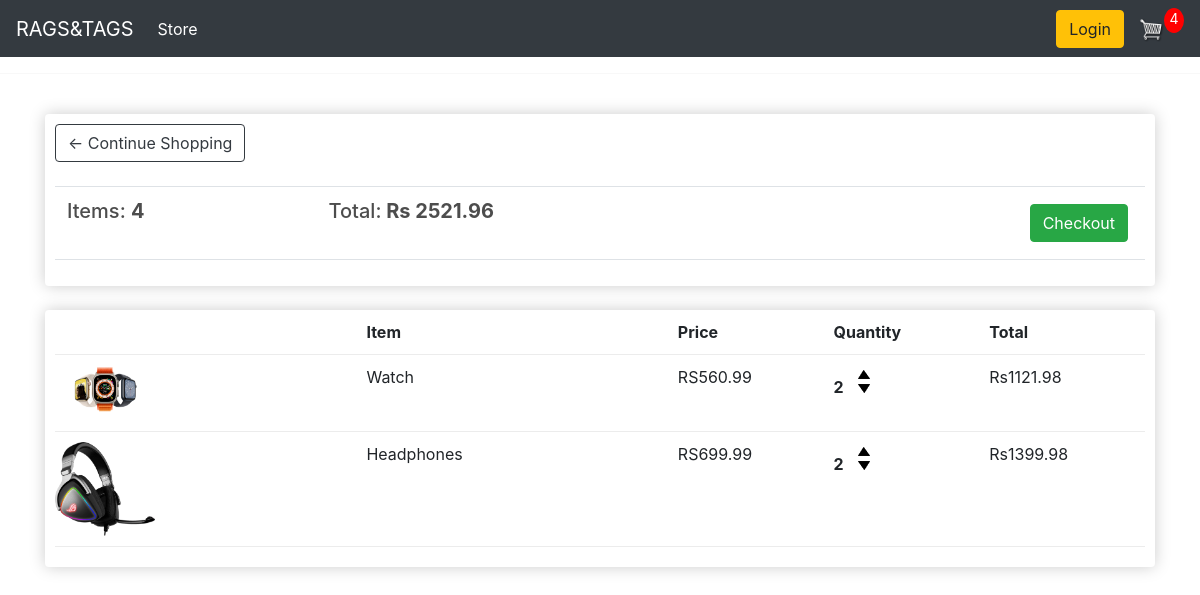
Before: /cart (signed in) with the older database file.
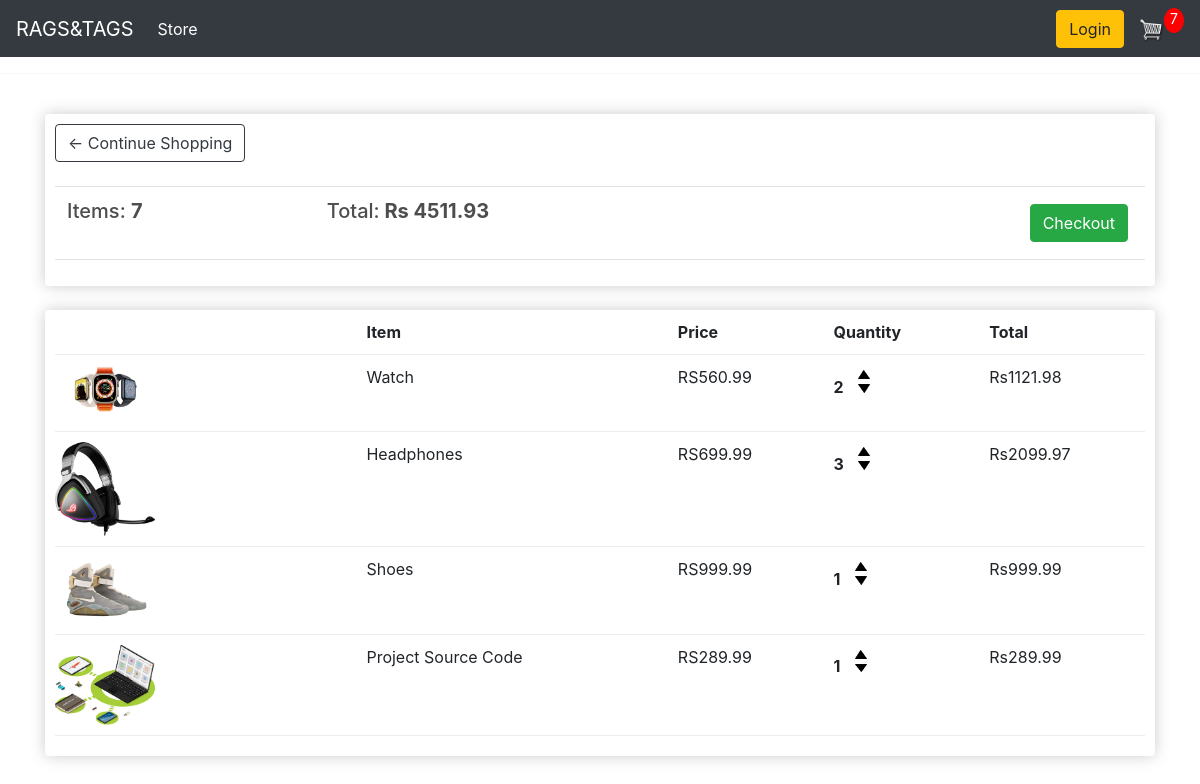
After: the same page with the newer database file.
### ecomapp/models.py (models this page shows, shortened)
class Order(models.Model):
    customer = models.ForeignKey(Customer, on_delete=models.SET_NULL, null=True, blank=True)
    date_ordered = models.DateTimeField(auto_now_add=True)
    complete = models.BooleanField(default=False)
    transaction_id = models.CharField(max_length=100, null=True)
    @property
    def get_cart_total(self):
        orderitems = self.orderitem_set.all()
        total = sum([item.get_total for item in orderitems])
        return total
    @property
    def get_cart_items(self):
        orderitems = self.orderitem_set.all()
        total = sum([item.quantity for item in orderitems])
        return total

class OrderItem(models.Model):
    product = models.ForeignKey(Product, on_delete=models.SET_NULL, null=True)
    order = models.ForeignKey(Order, on_delete=models.SET_NULL, null=True )
    quantity = models.IntegerField(default=0, null=True, blank=True)
    date_added = models.DateTimeField(auto_now_add=True)
    @property
    def get_total(self):
        total = self.product.price * self.quantity
        return total

class Product(models.Model):
    name = models.CharField(max_length=200)
    price = models.FloatField()
    digital = models.BooleanField(default=False, null=True, blank=True)
    image = models.ImageField(null=True, blank=True)
    @property
    def imageURL(self):
        try:
            url = self.image.url
        except:
            url = ''
        return url

### ecomapp/views.py (the view)
# urls.py: path('cart',views.cart,name="cart"),
def cart(request):
    if request.user.is_authenticated:
        customer = request.user.customer
        order, created = Order.objects.get_or_create(customer=customer, complete=False)
        items = order.orderitem_set.all()
        cartItems = order.get_cart_items
    else:
        items = []
        order = {'get_cart_total':0, 'get_cart_items':0}
        cartItems = order['get_cart_items']
    context = {'items':items, 'order':order,'cartItems':cartItems}
    return render(request,'cart.html',context)

### templates/cart.html
{% extends 'main.html' %}
{% load static %}
{% block content %}
<div class="row">
  <div class="col-lg-12">
    <div class="box-element">
            <a  class="btn btn-outline-dark" href="{% url 'store' %}">&#x2190; Continue Shopping</a>
            <br>
            <br>
            <table class="table">
                <tr>
                    <th><h5>Items: <strong>{{order.get_cart_items}}</strong></h5></th>
                    <th><h5>Total:<strong> Rs {{order.get_cart_total|floatformat:2}}</strong></h5></th>
                    <th>
                        <a  style="float:right; margin:5px;" class="btn btn-success" href="{% url 'checkout' %}">Checkout</a>
                    </th>
                </tr>
            </table>
        </div>
    <br>
    <div class="box-element">
            <div class="cart-row">
                <div style="flex:2"></div>
                <div style="flex:2"><strong>Item</strong></div>
                <div style="flex:1"><strong>Price</strong></div>
                <div style="flex:1"><strong>Quantity</strong></div>
                <div style="flex:1"><strong>Total</strong></div>
            </div>
            {% for item in items %}
            <div class="cart-row">
                <div style="flex:2"><img class="row-image" src="{{item.product.imageURL}}"></div>
                <div style="flex:2"><p>{{item.product.name}}</p></div>
                <div style="flex:1"><p>RS{{item.product.price|floatformat:2}}</p></div>
                <div style="flex:1">
                    <p class="quantity">{{item.quantity}}</p>
                    <div class="quantity">
                        <img class="chg-quantity" src="{% static  'image/arrow-up.png' %}">
                        <img class="chg-quantity" src="{% static  'image/arrow-down.png' %}">
                    </div>
                </div>
                <div style="flex:1"><p>Rs{{item.get_total|floatformat:2}}</p></div>
            </div>
            {% endfor %}
  </div>
</div>
{% endblock content %}

### templates/main.html (shortened to what this page needs)
<!DOCTYPE html>
{% load static %}
<html>
    <head>
        <link rel="stylesheet" type="text/css" href="{% static 'css/main1.css' %}">
        <link href="https://cdn.jsdelivr.net/npm/bootstrap@5.2.3/dist/css/bootstrap.min.css" rel="stylesheet">
        <link rel="stylesheet" href="https://stackpath.bootstrapcdn.com/bootstrap/4.4.1/css/bootstrap.min.css">
     </head>
     <body>
        <nav class="navbar navbar-expand-lg navbar-dark bg-dark">
            <a class="navbar-brand" href="{% url 'store' %}">RAGS&TAGS</a>
            <div class="collapse navbar-collapse" id="navbarSupportedContent">
              <ul class="navbar-nav mr-auto">
                <li class="nav-item active">
                  <a class="nav-link" href="{% url 'store' %}">Store <span class="sr-only">(current)</span></a>
                </li>
              </ul>
              <div class="form-inline my-2 my-lg-0">
                   <a href="#"class="btn btn-warning">Login</a>
                   <a href="{% url 'cart' %}">
                      <img  id="cart-icon" src="{% static 'image/cart2.png' %}">
                  </a>
                  <p id="cart-total">{{cartItems}}</p>
              </div>
            </div>
          </nav>
        <hr>
         <div class="container">
                <br>
                {% block content %}
                 {% endblock content %}
         </div>
     </body>
</html>

### static/css/main1.css (style rules this page uses)
body { background-color: hsl(0, 0%, 98%); }
h1,h2,h3,h4,h5,h6 { color:hsl(0, 0%, 30%); }
.box-element { box-shadow:hsl(0, 0%, 80%) 0 0 16px; background-color: #fff; border-radius: 4px; padding: 10px; }
.bg-dark { background-color: #4f868c!important; }
#cart-icon { width:25px; display: inline-block; margin-left: 15px; }
#cart-total { display: block; text-align: center; color:#fff; background-color: red; width: 20px; height: 25px; border-radius: 50%; font-size: 14px; }
.col-lg-4, .col-lg-6, .col-lg-8, .col-lg-12 { margin-top: 10px; }
.btn { border-radius: 0; }
.row-image { width: 100px; }
.cart-row { display: flex; align-items: flex-stretch; padding-bottom: 10px; margin-bottom: 10px; border-bottom: 1px solid #ececec; }
.quantity { display: inline-block; font-weight: 700; padding-right:10px; }
.chg-quantity { width: 12px; cursor: pointer; display: block; margin-top: 5px; transition:.1s; }

Changed rows visible on the page:
computed for Order: get_cart_items "4" → "7"; get_cart_total "2521.96" → "4511.93"
changed OrderItem "Headphones": quantity "2" → "3"; get_total "1399.98" → "2099.97"
added OrderItem: product.imageURL (picture), product.name "Shoes", product.price "999.99", quantity "1", get_total "999.99"
added OrderItem: product.imageURL (picture), product.name "Project Source Code", product.price "289.99", quantity "1", get_total "289.99"
Other visible differences:
{{ cartItems }}: "4" → "7"
